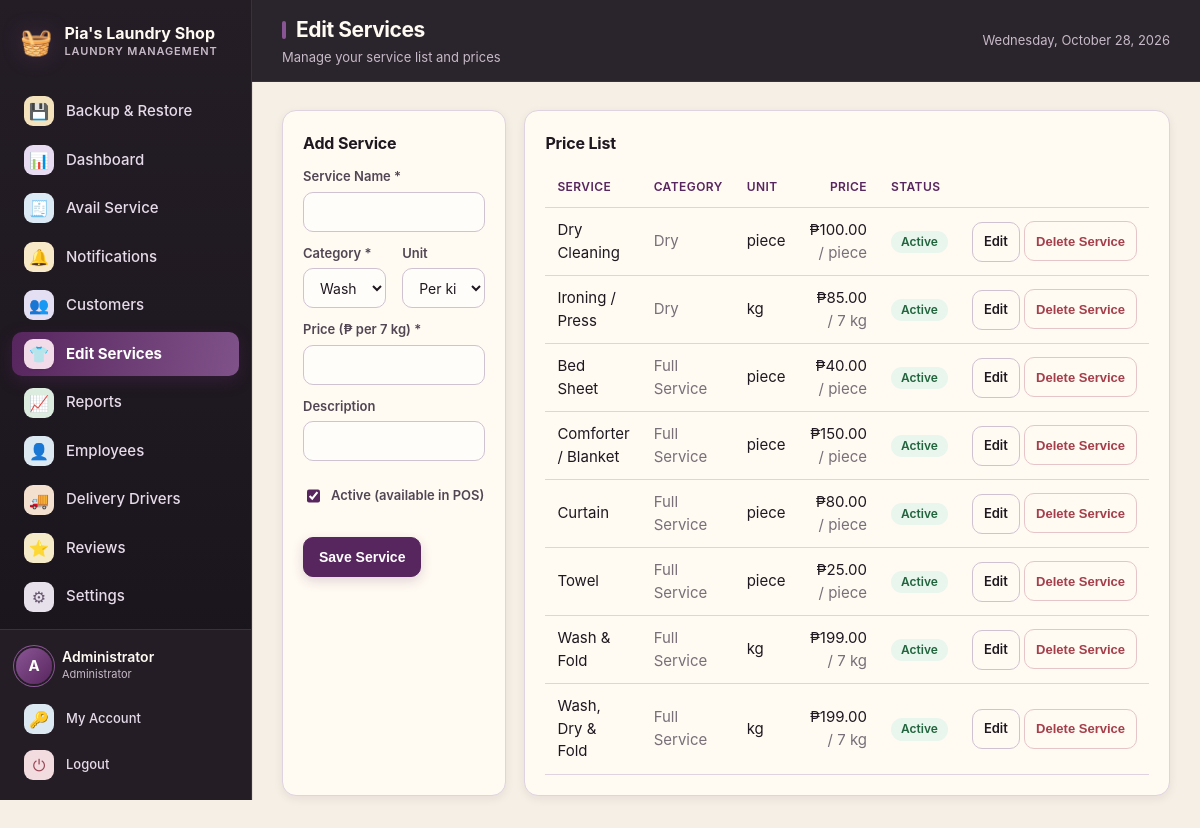
Screenshot of /services.php (signed in) with the database file from the repository.
### tables this page shows
CREATE TABLE users (
  id          INT UNSIGNED NOT NULL AUTO_INCREMENT,
  full_name   VARCHAR(100) NOT NULL,
  username    VARCHAR(50)  NOT NULL,
  password    VARCHAR(255) NOT NULL,
  email       VARCHAR(120) DEFAULT NULL,
  phone       VARCHAR(30)  DEFAULT NULL,
  role        ENUM('admin','staff') NOT NULL DEFAULT 'staff',
  is_active   TINYINT(1)   NOT NULL DEFAULT 1,
  created_at  DATETIME     NOT NULL DEFAULT CURRENT_TIMESTAMP,
  PRIMARY KEY (id),
  UNIQUE KEY uq_users_username (username)
);

CREATE TABLE services (
  id          INT UNSIGNED NOT NULL AUTO_INCREMENT,
  name        VARCHAR(120) NOT NULL,
  category    VARCHAR(60)  NOT NULL DEFAULT 'Wash & Fold',
  unit        ENUM('kg','piece') NOT NULL DEFAULT 'kg',
  price       DECIMAL(10,2) NOT NULL DEFAULT 0.00,
  description VARCHAR(255) DEFAULT NULL,
  is_active   TINYINT(1)   NOT NULL DEFAULT 1,
  created_at  DATETIME     NOT NULL DEFAULT CURRENT_TIMESTAMP,
  PRIMARY KEY (id)
);

### includes/functions.php (called while the page is built, shortened)
<?php
function e($value): string
{
    return htmlspecialchars((string) $value, ENT_QUOTES, 'UTF-8');
}
function money($amount): string
{
    return '₱' . number_format((float) $amount, 2);
}
function get_setting(string $key, string $default = ''): string
{
    static $cache = null;
    if ($cache === null) {
        $cache = [];
        foreach (db()->query("SELECT `key`, `value` FROM settings") as $row) {
            $cache[$row['key']] = (string) $row['value'];
        }
    }
    return $cache[$key] ?? $default;
}
function asset_prefix(): string
{
    static $prefix = null;
    if ($prefix !== null) {
        return $prefix;
    }
    $appRoot   = realpath(__DIR__ . '/..');
    $scriptDir = realpath(dirname($_SERVER['SCRIPT_FILENAME'] ?? __FILE__));
    $prefix = '';
    if ($appRoot && $scriptDir && strpos($scriptDir, $appRoot) === 0) {
        $rel = trim(str_replace('\\', '/', substr($scriptDir, strlen($appRoot))), '/');
    }
    return $prefix;
}
function asset(string $path): string
{
    return asset_prefix() . ltrim($path, '/');
}

### config/database.php (called while the page is built, shortened)
<?php
function db(): PDO
{
    static $pdo = null;
    if ($pdo === null) {
        try {
            $pdoOptions = [
                PDO::ATTR_ERRMODE            => PDO::ERRMODE_EXCEPTION,
                PDO::ATTR_DEFAULT_FETCH_MODE => PDO::FETCH_ASSOC,
                PDO::ATTR_EMULATE_PREPARES   => false,
            ];
            $dsn = 'mysql:host=' . DB_HOST . ';port=' . DB_PORT . ';dbname=' . DB_NAME . ';charset=' . DB_CHARSET;
            $environmentDatabaseName = getenv('DB_NAME');
            $railwayDatabaseName = getenv('MYSQLDATABASE');
            $useAutomaticLocalSelection = ($environmentDatabaseName === false || $environmentDatabaseName === '')
                && ($railwayDatabaseName === false || $railwayDatabaseName === '');
            if ($useAutomaticLocalSelection) {
                try {
                    $pdo = new PDO($dsn, DB_USER, DB_PASS, $pdoOptions);
                } catch (PDOException $e) {
                    $isUnknownDatabase = isset($e->errorInfo[1]) && (int) $e->errorInfo[1] === 1049;
                    if (!$isUnknownDatabase) {
                        throw $e;
                    }
                    $legacyDsn = 'mysql:host=' . DB_HOST . ';port=' . DB_PORT . ';dbname=laundry_pos;charset=' . DB_CHARSET;
                    $pdo = new PDO($legacyDsn, DB_USER, DB_PASS, $pdoOptions);
                    error_log('Using legacy laundry_pos database because laundry_pias is not present.');
                }
            } else {
                $pdo = new PDO($dsn, DB_USER, DB_PASS, $pdoOptions);
            }
        } catch (PDOException $e) {
            http_response_code(500);
            exit('<h2>Database connection failed</h2>'
                . '<p>Could not connect to MySQL. Please check that:</p>'
                . '<ul>'
                . '<li>The MySQL service is <strong>running</strong> - start it from the XAMPP Control Panel, or click Start All in Laragon.</li>'
                . '<li>The database <code>' . htmlspecialchars(DB_NAME) . '</code> exists (import <code>database/laundry_pos.sql</code>).</li>'
                . '<li>Credentials in <code>config/database.php</code> match your setup.</li>'
                . '</ul>'
                . '<p style="color:#888"><small>' . htmlspecialchars($e->getMessage()) . '</small></p>');
        }
    }
    return $pdo;
}

### includes/auth.php (called while the page is built, shortened)
<?php
require_once __DIR__ . '/../config/database.php';
require_once __DIR__ . '/functions.php';
function current_user(): ?array
{
    static $user = null;
    if ($user === null) {
        $stmt = db()->prepare("SELECT * FROM users WHERE id = ? AND is_active = 1");
        $stmt->execute([$_SESSION['user_id']]);
        $user = $stmt->fetch() ?: null;
    }
    return $user;
}
function require_login(): void
{
    if (!current_user()) {
        redirect('index.php');
    }
}
function require_admin(): void
{
    require_login();
}

### services.php (the view, shortened to what this page needs)
<?php
require_once __DIR__ . '/includes/auth.php';
require_admin();
$pdo = db();
$processes = ['Wash', 'Dry', 'Full Service'];
$pdo->exec("UPDATE services SET price = CASE category WHEN 'Full Service' THEN 199.00 ELSE 85.00 END WHERE unit = 'kg' AND category IN ('Wash', 'Dry', 'Full Service')");
$editing = null;
$services = $pdo->query("SELECT * FROM services WHERE is_active = 1 ORDER BY category, name")->fetchAll();
$legacyProcess = static function ($category) {
    if (in_array($category, ['Wash', 'Dry', 'Full Service'], true)) return $category;
    if ($category === 'Wash & Fold') return 'Full Service';
    return 'Dry';
};
$pageTitle = 'Edit Services';
$pageSubtitle = 'Manage your service list and prices';
include __DIR__ . '/includes/header.php';
?>
<div class="grid two">
  <div class="card">
    <h2><?= $editing ? 'Edit Service' : 'Add Service' ?></h2>
    <form method="post" action="services.php">
      <label for="name">Service Name *</label>
      <input type="text" id="name" name="name" required value="<?= e($editing['name'] ?? '') ?>">
      <div class="form-row">
        <div>
          <label for="category">Category *</label>
          <select id="category" name="category" required>
            <?php $selectedProcess = $editing ? $legacyProcess($editing['category']) : 'Wash'; ?>
            <?php foreach ($processes as $process): ?>
              <option value="<?= e($process) ?>" <?= $selectedProcess === $process ? 'selected' : '' ?>><?= e($process) ?><?= $process === 'Full Service' ? ' (Wash, Dry & Fold)' : '' ?></option>
            <?php endforeach; ?>
          </select>
        </div>
        <div>
          <label for="unit">Unit</label>
          <select id="unit" name="unit">
            <option value="kg" <?= ($editing['unit'] ?? 'kg') === 'kg' ? 'selected' : '' ?>>Per kilogram (kg)</option>
          </select>
        </div>
      </div>
      <label for="price">Price (₱<?= ($editing['unit'] ?? 'kg') === 'kg' ? ' per 7 kg' : ' per piece' ?>) *</label>
      <input type="number" id="price" name="price" min="0" step="0.01" required
             value="<?= e($editing['price'] ?? '') ?>">
      <label for="description">Description</label>
      <input type="text" id="description" name="description" value="<?= e($editing['description'] ?? '') ?>">
      <label style="display:flex;align-items:center;gap:8px;margin-top:12px;">
        <input type="checkbox" name="is_active" value="1" style="width:auto;"
               <?= !isset($editing['is_active']) || $editing['is_active'] ? 'checked' : '' ?>>
        Active (available in POS)
      </label>
      <div class="form-actions">
        <button type="submit" class="btn btn-primary"><?= $editing ? 'Update' : 'Save' ?> Service</button>
      </div>
    </form>
  </div>
  <div class="card">
    <h2>Price List</h2>
    <div class="table-wrap">
      <table>
        <thead><tr><th>Service</th><th>Category</th><th>Unit</th><th class="num">Price</th><th>Status</th><th></th></tr></thead>
        <tbody>
          <?php foreach ($services as $s): ?>
          <tr>
            <td><?= e($s['name']) ?></td>
            <td class="muted"><?= e($s['category']) ?></td>
            <td><?= e($s['unit']) ?></td>
            <td class="num"><?= money($s['price']) ?> <span class="muted">/ <?= $s['unit'] === 'kg' ? '7 kg' : 'piece' ?></span></td>
            <td><span class="badge badge-<?= $s['is_active'] ? 'active' : 'inactive' ?>"><?= $s['is_active'] ? 'Active' : 'Inactive' ?></span></td>
            <td class="right" style="white-space:nowrap;">
              <a class="btn btn-outline btn-sm" href="services.php?id=<?= (int)$s['id'] ?>">Edit</a>
              <form method="post" action="services.php" style="display:inline;" onsubmit="return confirm('Delete this service? Existing order history will be preserved.');">
                <button type="submit" class="btn btn-danger btn-sm">Delete Service</button>
              </form>
            </td>
          </tr>
          <?php endforeach; ?>
        </tbody>
      </table>
    </div>
  </div>
</div>
<?php include __DIR__ . '/includes/footer.php'; ?>

### includes/header.php (shortened to what this page needs)
<?php
$user     = current_user();
$shopName = get_setting('shop_name', "Pia's Laundry Shop");
$active   = basename($_SERVER['PHP_SELF'] ?? '');
$prefix   = asset_prefix();
$nav = [
    ['Backup & Restore', 'backup.php', '&#128190;', true],
    ['Dashboard',    'dashboard.php',  '&#128202;', false],
    ['Avail Service','orders.php',     '&#129534;', false],
    ['Notifications','notifications.php','&#128276;', false],
    ['Customers',    'customers.php',  '&#128101;', false],
    ['Edit Services','services.php',   '&#128085;', true],
    ['Reports',      'reports.php',    '&#128200;', true],
    ['Employees',    'employees.php',  '&#128100;', true],
    ['Delivery Drivers', 'delivery_drivers.php', '&#128666;', false],
    ['Reviews',      'reviews.php',     '&#11088;', true],
    ['Settings',     'settings.php',   '&#9881;', true],
];
?>
<!DOCTYPE html>
<html lang="en">
<head>
<link rel="stylesheet" href="<?= e(asset('assets/css/style.css')) ?>?v=status-timeline-20261019">
</head>
<body>
<div class="app">
  <aside class="sidebar" id="sidebar" aria-label="Main navigation">
    <div class="brand">
      <span class="brand-icon">&#129530;</span>
      <div class="brand-text">
        <div class="brand-name"><?= e($shopName) ?></div>
        <div class="brand-sub">Laundry Management</div>
      </div>
    </div>
    <nav class="nav">
      <?php foreach ($nav as $item):
          [$label, $href, $icon, $adminOnly] = $item; $iconClass = 'nav-icon-' . preg_replace('/[^a-z0-9_-]/i', '', pathinfo($href, PATHINFO_FILENAME));
          $isActive = ($active === $href || $active === basename($href)) ? ' active' : '';
      ?>
      <a class="nav-link<?= $isActive ?>" href="<?= e($prefix . $href) ?>">
        <span class="nav-icon <?= e($iconClass) ?>"><?= $icon ?></span>
        <span><?= e($label) ?></span>
      </a>
      <?php endforeach; ?>
    </nav>
    <div class="sidebar-footer">
      <div class="user-chip">
        <div class="avatar"><?= e(strtoupper(substr($user['full_name'], 0, 1))) ?></div>
        <div class="user-meta">
          <div class="user-name"><?= e($user['full_name']) ?></div>
          <div class="user-role"><?= $user['role'] === 'admin' ? 'Administrator' : 'Staff' ?></div>
        </div>
      </div>
      <a class="nav-link small" href="<?= e($prefix) ?>profile.php"><span class="nav-icon nav-icon-profile">&#128273;</span><span>My Account</span></a>
      <a class="nav-link small" href="<?= e($prefix) ?>logout.php"><span class="nav-icon nav-icon-logout">&#9211;</span><span>Logout</span></a>
    </div>
  </aside>
  <div class="main">
    <header class="topbar">
      <div class="topbar-title">
        <h1><?= isset($pageTitle) ? e($pageTitle) : 'Dashboard' ?></h1>
        <?php if (isset($pageSubtitle)): ?><p><?= e($pageSubtitle) ?></p><?php endif; ?>
      </div>
      <div class="topbar-right">
        <span class="today"><?= e(date('l, F j, Y')) ?></span>
      </div>
    </header>
    <main class="content">

### rows the page displays
users: full_name "A", full_name "Administrator"
services: name "Dry Cleaning", category "Dry", unit "piece", price "₱100.00", is_active "Active"
services: name "Ironing / Press", category "Dry", unit "kg", price "₱85.00", shows "7 kg", is_active "Active"
services: name "Bed Sheet", category "Full Service", unit "piece", price "₱40.00", is_active "Active"
services: name "Comforter / Blanket", category "Full Service", unit "piece", price "₱150.00", is_active "Active"
services: name "Curtain", category "Full Service", unit "piece", price "₱80.00", is_active "Active"
services: name "Towel", category "Full Service", unit "piece", price "₱25.00", is_active "Active"
services: name "Wash & Fold", category "Full Service", unit "kg", price "₱199.00", shows "7 kg", is_active "Active"
services: name "Wash, Dry & Fold", category "Full Service", unit "kg", price "₱199.00", shows "7 kg", is_active "Active"

### other values shown
$shopName "Pia's Laundry Shop"
$icon "💾"
$label "Backup & Restore"
$icon "📊"
$label "Dashboard"
$icon "🧾"
$label "Avail Service"
$icon "🔔"
$label "Notifications"
$icon "👥"
$label "Customers"
$icon "👕"
$label "Edit Services"
$icon "📈"
$label "Reports"
